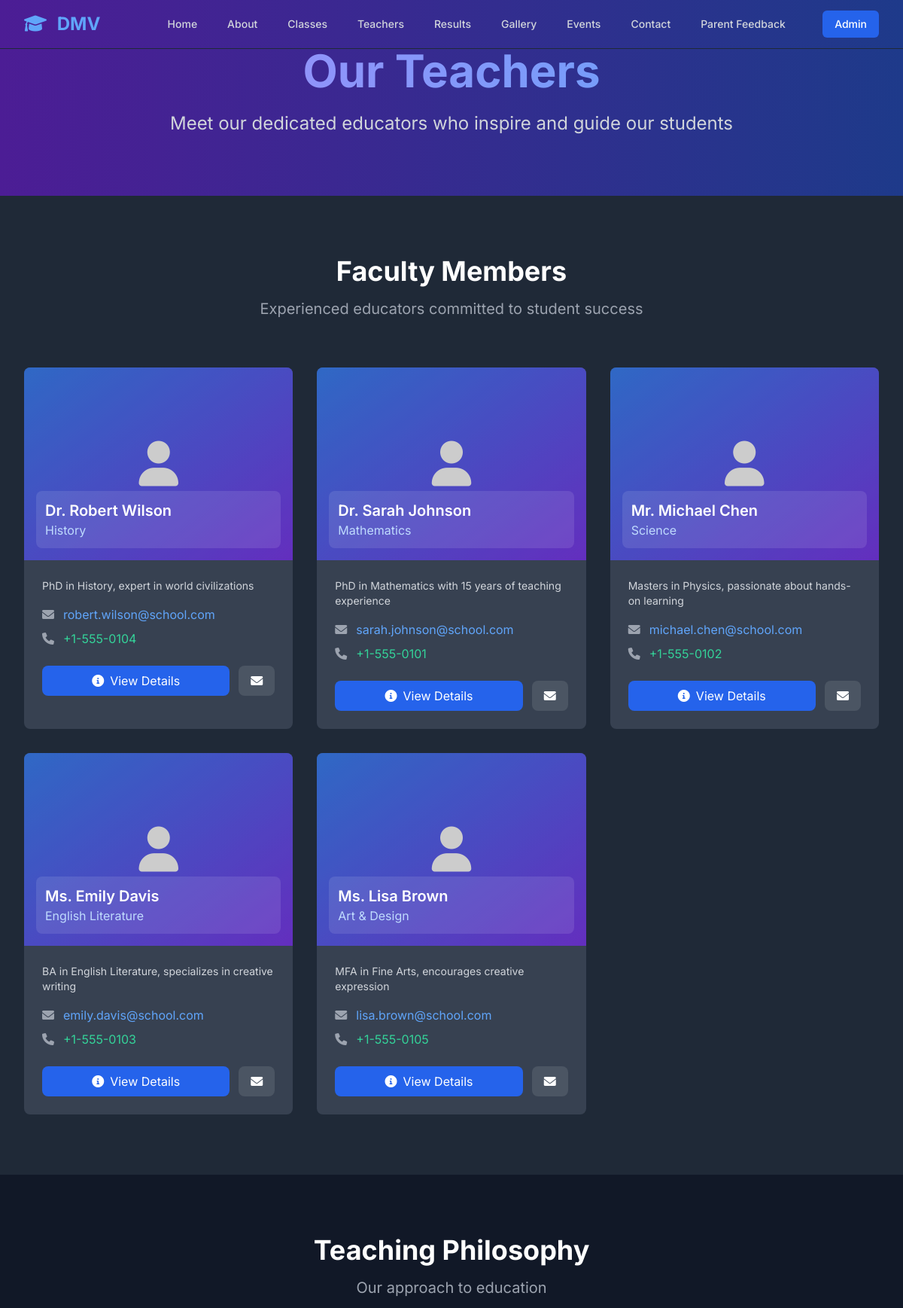
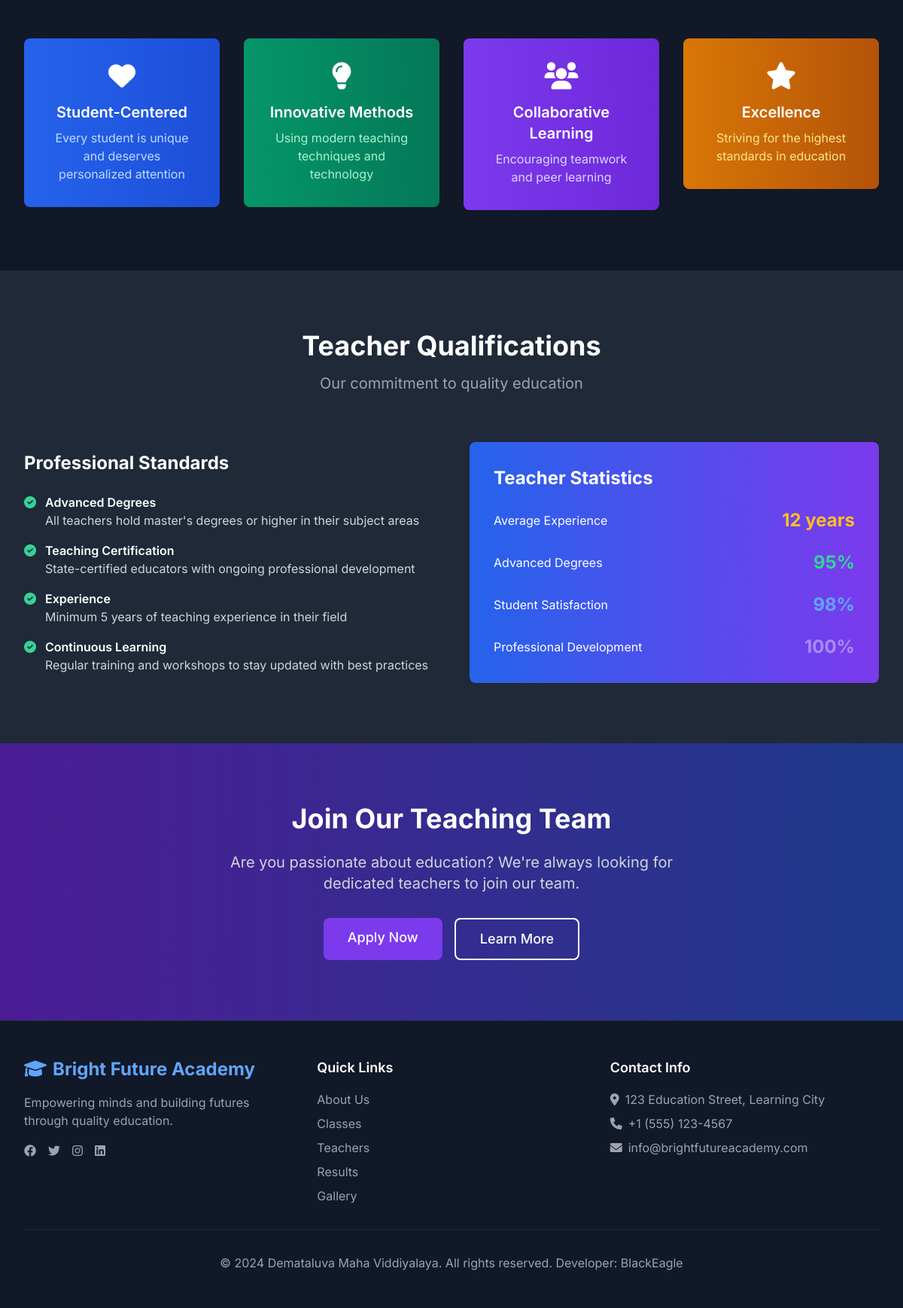
The app's page /teachers.php with its own data (2 pictures, top to bottom).
### tables this page shows
CREATE TABLE IF NOT EXISTS teachers (
    id INT AUTO_INCREMENT PRIMARY KEY,
    name VARCHAR(100) NOT NULL,
    subject VARCHAR(100) NOT NULL,
    image VARCHAR(255),
    bio TEXT,
    email VARCHAR(100),
    phone VARCHAR(20),
    social_links JSON,
    created_at TIMESTAMP DEFAULT CURRENT_TIMESTAMP
);

### includes/functions.php (called while the page is built, shortened)
<?php
require_once __DIR__ . '/../config/database.php';
function getTeachers() {
    global $pdo;
    try {
        $stmt = $pdo->query("SELECT * FROM teachers ORDER BY name");
        return $stmt->fetchAll();
    } catch(PDOException $e) {
        error_log("Error getting teachers: " . $e->getMessage());
        return [];
    }
}
?>

### teachers.php (the view, shortened to what this page needs)
<?php
require_once 'config/database.php';
require_once 'includes/functions.php';
$teachers = getTeachers();
?>
<!DOCTYPE html>
<html lang="en" class="dark">
<head>
    <link href="https://cdn.jsdelivr.net/npm/tailwindcss@2.2.19/dist/tailwind.min.css" rel="stylesheet">
    <link href="https://cdnjs.cloudflare.com/ajax/libs/font-awesome/6.0.0/css/all.min.css" rel="stylesheet">
    <link href="https://unpkg.com/aos@2.3.1/dist/aos.css" rel="stylesheet">
    <link rel="stylesheet" href="assets/css/style.css">
</head>
<body class="bg-gray-900 text-gray-100 font-inter">
    <?php include 'includes/header.php'; ?>
    <section class="pt-16 pb-20 bg-gradient-to-r from-purple-900 to-blue-900">
        <div class="max-w-7xl mx-auto px-4 sm:px-6 lg:px-8 text-center">
            <h1 class="text-5xl md:text-6xl font-bold mb-6 bg-gradient-to-r from-purple-400 to-blue-400 bg-clip-text text-transparent" data-aos="fade-up">
            </h1>
            <p class="text-xl md:text-2xl text-gray-300 max-w-3xl mx-auto" data-aos="fade-up" data-aos-delay="200">
                Meet our dedicated educators who inspire and guide our students
            </p>
        </div>
    </section>
    <section class="py-20 bg-gray-800">
        <div class="max-w-7xl mx-auto px-4 sm:px-6 lg:px-8">
            <div class="text-center mb-16" data-aos="fade-up">
                <h2 class="text-4xl font-bold text-white mb-4">Faculty Members</h2>
                <p class="text-xl text-gray-400">Experienced educators committed to student success</p>
            </div>
            <div class="grid grid-cols-1 md:grid-cols-2 lg:grid-cols-3 gap-8">
                <?php foreach($teachers as $index => $teacher): ?>
                <div class="bg-gray-700 rounded-lg overflow-hidden card-hover" data-aos="fade-up" data-aos-delay="<?php echo ($index + 1) * 100; ?>">
                    <div class="h-64 bg-gradient-to-br from-blue-500 to-purple-600 flex items-center justify-center relative overflow-hidden">
                        <?php if($teacher['image']): ?>
                            <img src="<?php echo htmlspecialchars($teacher['image']); ?>" alt="<?php echo htmlspecialchars($teacher['name']); ?>" class="w-full h-full object-cover">
                        <?php else: ?>
                            <i class="fas fa-user text-6xl text-white"></i>
                        <?php endif; ?>
                        <div class="absolute inset-0 bg-black bg-opacity-20"></div>
                        <div class="absolute bottom-4 left-4 right-4">
                            <div class="bg-white bg-opacity-10 backdrop-blur-sm rounded-lg p-3">
                                <h3 class="text-xl font-semibold text-white"><?php echo htmlspecialchars($teacher['name']); ?></h3>
                                <p class="text-blue-200"><?php echo htmlspecialchars($teacher['subject']); ?></p>
                            </div>
                        </div>
                    </div>
                    <div class="p-6">
                        <p class="text-gray-300 text-sm mb-4"><?php echo htmlspecialchars($teacher['bio']); ?></p>
                        <div class="space-y-2 mb-6">
                            <?php if($teacher['email']): ?>
                            <div class="flex items-center">
                                <i class="fas fa-envelope text-gray-400 mr-3"></i>
                                <a href="mailto:<?php echo htmlspecialchars($teacher['email']); ?>" class="text-blue-400 hover:text-blue-300">
                                    <?php echo htmlspecialchars($teacher['email']); ?>
                                </a>
                            </div>
                            <?php endif; ?>
                            <?php if($teacher['phone']): ?>
                            <div class="flex items-center">
                                <i class="fas fa-phone text-gray-400 mr-3"></i>
                                <a href="tel:<?php echo htmlspecialchars($teacher['phone']); ?>" class="text-green-400 hover:text-green-300">
                                    <?php echo htmlspecialchars($teacher['phone']); ?>
                                </a>
                            </div>
                            <?php endif; ?>
                        </div>
                        <div class="flex space-x-3">
                            <button onclick="showTeacherDetails(<?php echo htmlspecialchars(json_encode($teacher)); ?>)" class="flex-1 bg-blue-600 hover:bg-blue-700 text-white py-2 px-4 rounded-lg transition-all duration-300 transform hover:scale-105">
                                <i class="fas fa-info-circle mr-2"></i>View Details
                            </button>
                            <?php if($teacher['email']): ?>
                            <a href="mailto:<?php echo htmlspecialchars($teacher['email']); ?>" class="bg-gray-600 hover:bg-gray-500 text-white py-2 px-4 rounded-lg transition-all duration-300">
                                <i class="fas fa-envelope"></i>
                            </a>
                            <?php endif; ?>
                        </div>
                    </div>
                </div>
                <?php endforeach; ?>
            </div>
        </div>
    </section>
    <section class="py-20 bg-gray-900">
        <div class="max-w-7xl mx-auto px-4 sm:px-6 lg:px-8">
            <div class="text-center mb-16" data-aos="fade-up">
                <h2 class="text-4xl font-bold text-white mb-4">Teaching Philosophy</h2>
                <p class="text-xl text-gray-400">Our approach to education</p>
            </div>
            <div class="grid grid-cols-1 md:grid-cols-2 lg:grid-cols-4 gap-8">
                <div class="text-center" data-aos="fade-up" data-aos-delay="100">
                    <div class="bg-gradient-to-r from-blue-600 to-blue-700 rounded-lg p-8 transform hover:scale-105 transition-all duration-300">
                        <i class="fas fa-heart text-4xl text-white mb-4"></i>
                        <h3 class="text-xl font-semibold text-white mb-2">Student-Centered</h3>
                        <p class="text-blue-200">Every student is unique and deserves personalized attention</p>
                    </div>
                </div>
                <div class="text-center" data-aos="fade-up" data-aos-delay="200">
                    <div class="bg-gradient-to-r from-green-600 to-green-700 rounded-lg p-8 transform hover:scale-105 transition-all duration-300">
                        <i class="fas fa-lightbulb text-4xl text-white mb-4"></i>
                        <h3 class="text-xl font-semibold text-white mb-2">Innovative Methods</h3>
                        <p class="text-green-200">Using modern teaching techniques and technology</p>
                    </div>
                </div>
                <div class="text-center" data-aos="fade-up" data-aos-delay="300">
                    <div class="bg-gradient-to-r from-purple-600 to-purple-700 rounded-lg p-8 transform hover:scale-105 transition-all duration-300">
                        <i class="fas fa-users text-4xl text-white mb-4"></i>
                        <h3 class="text-xl font-semibold text-white mb-2">Collaborative Learning</h3>
                        <p class="text-purple-200">Encouraging teamwork and peer learning</p>
                    </div>
                </div>
                <div class="text-center" data-aos="fade-up" data-aos-delay="400">
                    <div class="bg-gradient-to-r from-yellow-600 to-yellow-700 rounded-lg p-8 transform hover:scale-105 transition-all duration-300">
                        <i class="fas fa-star text-4xl text-white mb-4"></i>
                        <h3 class="text-xl font-semibold text-white mb-2">Excellence</h3>
                        <p class="text-yellow-200">Striving for the highest standards in education</p>
                    </div>
                </div>
            </div>
        </div>
    </section>
    <section class="py-20 bg-gray-800">
        <div class="max-w-7xl mx-auto px-4 sm:px-6 lg:px-8">
            <div class="text-center mb-16" data-aos="fade-up">
                <h2 class="text-4xl font-bold text-white mb-4">Teacher Qualifications</h2>
                <p class="text-xl text-gray-400">Our commitment to quality education</p>
            </div>
            <div class="grid grid-cols-1 md:grid-cols-2 gap-12 items-center">
                <div data-aos="fade-right">
                    <h3 class="text-2xl font-bold text-white mb-6">Professional Standards</h3>
                    <div class="space-y-4">
                        <div class="flex items-start">
                            <i class="fas fa-check-circle text-green-400 mr-3 mt-1"></i>
                            <div>
                                <h4 class="text-white font-semibold">Advanced Degrees</h4>
                                <p class="text-gray-300">All teachers hold master's degrees or higher in their subject areas</p>
                            </div>
                        </div>
                        <div class="flex items-start">
                            <i class="fas fa-check-circle text-green-400 mr-3 mt-1"></i>
                            <div>
                                <h4 class="text-white font-semibold">Teaching Certification</h4>
                                <p class="text-gray-300">State-certified educators with ongoing professional development</p>
                            </div>
                        </div>
                        <div class="flex items-start">
                            <i class="fas fa-check-circle text-green-400 mr-3 mt-1"></i>
                            <div>
                                <h4 class="text-white font-semibold">Experience</h4>
                                <p class="text-gray-300">Minimum 5 years of teaching experience in their field</p>
                            </div>
                        </div>
                        <div class="flex items-start">
                            <i class="fas fa-check-circle text-green-400 mr-3 mt-1"></i>
                            <div>
                                <h4 class="text-white font-semibold">Continuous Learning</h4>
                                <p class="text-gray-300">Regular training and workshops to stay updated with best practices</p>
                            </div>
                        </div>
                    </div>
                </div>
                <div data-aos="fade-left">
                    <div class="bg-gradient-to-r from-blue-600 to-purple-600 rounded-lg p-8">
                        <h3 class="text-2xl font-bold text-white mb-6">Teacher Statistics</h3>
                        <div class="space-y-6">
                            <div class="flex justify-between items-center">
                                <span class="text-white">Average Experience</span>
                                <span class="text-2xl font-bold text-yellow-400">12 years</span>
                            </div>
                            <div class="flex justify-between items-center">
                                <span class="text-white">Advanced Degrees</span>
                                <span class="text-2xl font-bold text-green-400">95%</span>
                            </div>
                            <div class="flex justify-between items-center">
                                <span class="text-white">Student Satisfaction</span>
                                <span class="text-2xl font-bold text-blue-400">98%</span>
                            </div>
                            <div class="flex justify-between items-center">
                                <span class="text-white">Professional Development</span>
                                <span class="text-2xl font-bold text-purple-400">100%</span>
                            </div>
                        </div>
                    </div>
                </div>
            </div>
        </div>
    </section>
    <section class="py-20 bg-gradient-to-r from-purple-900 to-blue-900">
        <div class="max-w-7xl mx-auto px-4 sm:px-6 lg:px-8 text-center">
            <h2 class="text-4xl font-bold text-white mb-6" data-aos="fade-up">
                Join Our Teaching Team
            </h2>
            <p class="text-xl text-gray-300 mb-8 max-w-2xl mx-auto" data-aos="fade-up" data-aos-delay="200">
                Are you passionate about education? We're always looking for dedicated teachers to join our team.
            </p>
            <div class="flex flex-col sm:flex-row gap-4 justify-center" data-aos="fade-up" data-aos-delay="400">
                <a href="contact.php" class="bg-purple-600 hover:bg-purple-700 text-white px-8 py-3 rounded-lg text-lg font-medium transition-all duration-300 transform hover:scale-105">
                    Apply Now
                </a>
                <a href="about.php" class="bg-transparent border-2 border-white text-white hover:bg-white hover:text-purple-900 px-8 py-3 rounded-lg text-lg font-medium transition-all duration-300 transform hover:scale-105">
                    Learn More
                </a>
            </div>
        </div>
    </section>
    <footer class="bg-gray-900 border-t border-gray-800">
        <div class="max-w-7xl mx-auto px-4 sm:px-6 lg:px-8 py-12">
            <div class="grid grid-cols-1 md:grid-cols-3 gap-8">
                <div>
                    <h3 class="text-2xl font-bold text-blue-400 mb-4">
                        <i class="fas fa-graduation-cap mr-2"></i>Bright Future Academy
                    </h3>
                    <p class="text-gray-400 mb-4">Empowering minds and building futures through quality education.</p>
                    <div class="flex space-x-4">
                        <a href="#" class="text-gray-400 hover:text-blue-400"><i class="fab fa-facebook"></i></a>
                        <a href="#" class="text-gray-400 hover:text-blue-400"><i class="fab fa-twitter"></i></a>
                        <a href="#" class="text-gray-400 hover:text-blue-400"><i class="fab fa-instagram"></i></a>
                        <a href="#" class="text-gray-400 hover:text-blue-400"><i class="fab fa-linkedin"></i></a>
                    </div>
                </div>
                <div>
                    <h4 class="text-lg font-semibold text-white mb-4">Quick Links</h4>
                    <ul class="space-y-2">
                        <li><a href="about.php" class="text-gray-400 hover:text-blue-400">About Us</a></li>
                        <li><a href="classes.php" class="text-gray-400 hover:text-blue-400">Classes</a></li>
                        <li><a href="teachers.php" class="text-gray-400 hover:text-blue-400">Teachers</a></li>
                        <li><a href="results.php" class="text-gray-400 hover:text-blue-400">Results</a></li>
                        <li><a href="gallery.php" class="text-gray-400 hover:text-blue-400">Gallery</a></li>
                    </ul>
                </div>
                <div>
                    <h4 class="text-lg font-semibold text-white mb-4">Contact Info</h4>
                    <div class="space-y-2 text-gray-400">
                        <p><i class="fas fa-map-marker-alt mr-2"></i>123 Education Street, Learning City</p>
                        <p><i class="fas fa-phone mr-2"></i>+1 (555) 123-4567</p>
                        <p><i class="fas fa-envelope mr-2"></i>info@brightfutureacademy.com</p>
                    </div>
                </div>
            </div>
            <div class="border-t border-gray-800 mt-8 pt-8 text-center text-gray-400">
                <p>&copy; 2024 Demataluva Maha Viddiyalaya. All rights reserved. Developer: BlackEagle</p>
            </div>
        </div>
    </footer>
</body>
</html>

### records on screen
teachers: name "Dr. Robert Wilson", subject "History", bio "PhD in History, expert in world civilizations", email "robert.wilson@school.com", phone "+1-555-0104"
teachers: name "Dr. Sarah Johnson", subject "Mathematics", bio "PhD in Mathematics with 15 years of teaching experience", email "sarah.johnson@school.com", phone "+1-555-0101"
teachers: name "Mr. Michael Chen", subject "Science", bio "Masters in Physics, passionate about hands-on learning", email "michael.chen@school.com", phone "+1-555-0102"
teachers: name "Ms. Emily Davis", subject "English Literature", bio "BA in English Literature, specializes in creative writing", email "emily.davis@school.com", phone "+1-555-0103"
teachers: name "Ms. Lisa Brown", subject "Art & Design", bio "MFA in Fine Arts, encourages creative expression", email "lisa.brown@school.com", phone "+1-555-0105"
